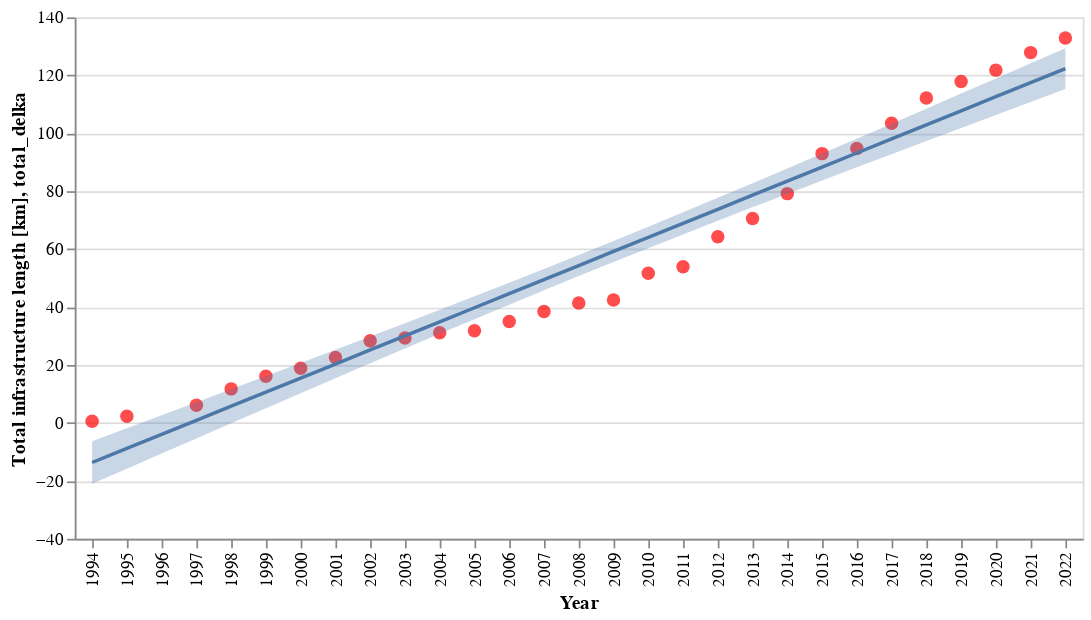

Write notebook code for a chart like this one.
### Code cell
chart + reg_chart

### Figure 1 — Vega-Lite specification as saved in the notebook (floating-point values rounded to 4 significant figures)
{"config": {"view": {"continuousWidth": 400, "continuousHeight": 300}}, "layer": [{"data": {"name": "data-35b1dc1acbe0146b901a27881b0a031c"}, "mark": {"type": "point", "color": "red", "filled": true, "size": 60}, "encoding": {"x": {"axis": {"title": "Year"}, "field": "rok_realizace", "scale": {"zero": false}, "type": "ordinal"}, "y": {"axis": {"title": "Total infrastructure length [km]"}, "field": "total_delka", "type": "quantitative"}}}, {"layer": [{"mark": "errorband", "encoding": {"x": {"field": "rok_realizace", "type": "ordinal"}, "y": {"field": "ci_low", "title": "total_delka", "type": "quantitative"}, "y2": {"field": "ci_high"}}}, {"mark": "line", "encoding": {"x": {"field": "rok_realizace", "type": "ordinal"}, "y": {"field": "total_delka", "type": "quantitative"}}}], "data": {"name": "data-bb2f371a0239d10e95c2ee25436e42ba"}}], "$schema": "https://vega.github.io/schema/vega-lite/v4.17.0.json", "datasets": {"data-35b1dc1acbe0146b901a27881b0a031c": [{"rok_realizace": 1994.0, "delka": 576.8, "total_delka": 0.5768}, {"rok_realizace": 1995.0, "delka": 1734.0, "total_delka": 2.311}, {"rok_realizace": 1997.0, "delka": 3774.0, "total_delka": 6.085}, {"rok_realizace": 1998.0, "delka": 5665.0, "total_delka": 11.75}, {"rok_realizace": 1999.0, "delka": 4334.0, "total_delka": 16.08}, {"rok_realizace": 2000.0, "delka": 2802.0, "total_delka": 18.89}, {"rok_realizace": 2001.0, "delka": 3735.0, "total_delka": 22.62}, {"rok_realizace": 2002.0, "delka": 5759.0, "total_delka": 28.38}, {"rok_realizace": 2003.0, "delka": 971.4, "total_delka": 29.35}, {"rok_realizace": 2004.0, "delka": 1791.0, "total_delka": 31.14}, {"rok_realizace": 2005.0, "delka": 643.8, "total_delka": 31.79}, {"rok_realizace": 2006.0, "delka": 3257.0, "total_delka": 35.04}, {"rok_realizace": 2007.0, "delka": 3386.0, "total_delka": 38.43}, {"rok_realizace": 2008.0, "delka": 2960.0, "total_delka": 41.39}, {"rok_realizace": 2009.0, "delka": 1038.0, "total_delka": 42.43}, {"rok_realizace": 2010.0, "delka": 9207.0, "total_delka": 51.63}, {"rok_realizace": 2011.0, "delka": 2251.0, "total_delka": 53.89}, {"rok_realizace": 2012.0, "delka": 10380.0, "total_delka": 64.26}, {"rok_realizace": 2013.0, "delka": 6314.0, "total_delka": 70.58}, {"rok_realizace": 2014.0, "delka": 8579.0, "total_delka": 79.16}, {"rok_realizace": 2015.0, "delka": 13810.0, "total_delka": 92.96}, {"rok_realizace": 2016.0, "delka": 1747.0, "total_delka": 94.71}, {"rok_realizace": 2017.0, "delka": 8726.0, "total_delka": 103.4}, {"rok_realizace": 2018.0, "delka": 8707.0, "total_delka": 112.1}, {"rok_realizace": 2019.0, "delka": 5739.0, "total_delka": 117.9}, {"rok_realizace": 2020.0, "delka": 3912.0, "total_delka": 121.8}, {"rok_realizace": 2021.0, "delka": 6044.0, "total_delka": 127.8}, {"rok_realizace": 2022.0, "delka": 5063.0, "total_delka": 132.9}], "data-bb2f371a0239d10e95c2ee25436e42ba": [{"rok_realizace": 1994, "total_delka": -13.67, "ci_low": -21.04, "ci_high": -6.295}, {"rok_realizace": 1995, "total_delka": -8.809, "ci_low": -15.8, "ci_high": -1.821}, {"rok_realizace": 1996, "total_delka": -3.952, "ci_low": -10.57, "ci_high": 2.661}, {"rok_realizace": 1997, "total_delka": 0.9042, "ci_low": -5.343, "ci_high": 7.151}, {"rok_realizace": 1998, "total_delka": 5.761, "ci_low": -0.1309, "ci_high": 11.65}, {"rok_realizace": 1999, "total_delka": 10.62, "ci_low": 5.068, "ci_high": 16.17}, {"rok_realizace": 2000, "total_delka": 15.47, "ci_low": 10.25, "ci_high": 20.7}, {"rok_realizace": 2001, "total_delka": 20.33, "ci_low": 15.42, "ci_high": 25.24}, {"rok_realizace": 2002, "total_delka": 25.19, "ci_low": 20.56, "ci_high": 29.81}, {"rok_realizace": 2003, "total_delka": 30.04, "ci_low": 25.68, "ci_high": 34.41}, {"rok_realizace": 2004, "total_delka": 34.9, "ci_low": 30.76, "ci_high": 39.04}, {"rok_realizace": 2005, "total_delka": 39.76, "ci_low": 35.81, "ci_high": 43.7}, {"rok_realizace": 2006, "total_delka": 44.61, "ci_low": 40.82, "ci_high": 48.41}, {"rok_realizace": 2007, "total_delka": 49.47, "ci_low": 45.77, "ci_high": 53.17}, {"rok_realizace": 2008, "total_delka": 54.33, "ci_low": 50.68, "ci_high": 57.97}, {"rok_realizace": 2009, "total_delka": 59.18, "ci_low": 55.53, "ci_high": 62.83}, {"rok_realizace": 2010, "total_delka": 64.04, "ci_low": 60.33, "ci_high": 67.75}, {"rok_realizace": 2011, "total_delka": 68.9, "ci_low": 65.08, "ci_high": 72.71}, {"rok_realizace": 2012, "total_delka": 73.75, "ci_low": 69.78, "ci_high": 77.72}, {"rok_realizace": 2013, "total_delka": 78.61, "ci_low": 74.44, "ci_high": 82.78}, {"rok_realizace": 2014, "total_delka": 83.47, "ci_low": 79.06, "ci_high": 87.87}, {"rok_realizace": 2015, "total_delka": 88.32, "ci_low": 83.66, "ci_high": 92.99}, {"rok_realizace": 2016, "total_delka": 93.18, "ci_low": 88.22, "ci_high": 98.14}, {"rok_realizace": 2017, "total_delka": 98.04, "ci_low": 92.77, "ci_high": 103.3}, {"rok_realizace": 2018, "total_delka": 102.9, "ci_low": 97.3, "ci_high": 108.5}, {"rok_realizace": 2019, "total_delka": 107.7, "ci_low": 101.8, "ci_high": 113.7}, {"rok_realizace": 2020, "total_delka": 112.6, "ci_low": 106.3, "ci_high": 118.9}, {"rok_realizace": 2021, "total_delka": 117.5, "ci_low": 110.8, "ci_high": 124.1}, {"rok_realizace": 2022, "total_delka": 122.3, "ci_low": 115.3, "ci_high": 129.4}]}}
